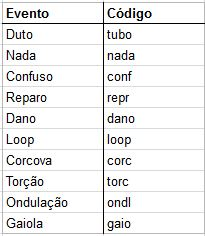
#> input picture csv/registro_de_eventos/Tabela de Codigos.JPG, 205 x 236 px
$ python -i utils.py   (imports and definitions only)
#> lines starting #> are read from the running program, lines starting #| are printed output that depends on the picture
#> further down, picture is the input picture: PIL image 205x236 RGB; mean R, G, B 237.9, 237.9, 237.7
import os
import math
import numpy 	as np
import pandas	as pd
from PIL 		import Image
from glob 		import glob
from tqdm		import tqdm

import dirs
import commons

# [20 lines left out: functions get_perfect_square, timeConverter, not called in this run]

def color_filter(image, filter='r', filter_strenght=1.5):
	# Select color channel
#> called with filter = 'r', filter_strenght = 1.5
	if filter == 'r':
		targetChannel = 0
	elif filter == 'g':
		targetChannel = 1
	elif filter == 'b':
		targetChannel = 2
	else:
		raise KeyError("Selected filter does not exist.")

	source = image.split()

	redFilter = source[targetChannel].point(lambda x: x*filter_strenght)
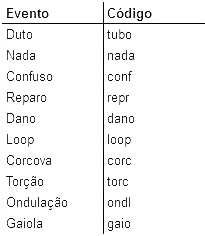
#> redFilter: PIL image 205x236 L; min 0, max 255, mean 244.2

	source[targetChannel].paste(redFilter)
	image = Image.merge(image.mode, source)
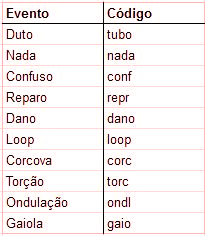
#> image: PIL image 205x236 RGB; mean R, G, B 244.2, 237.9, 237.7
	return image

# [65 lines left out: function image_grid, not called in this run]

>>> from PIL import Image
>>> picture = Image.open('../../csv/registro_de_eventos/Tabela de Codigos.JPG')
>>> result = color_filter(picture)
